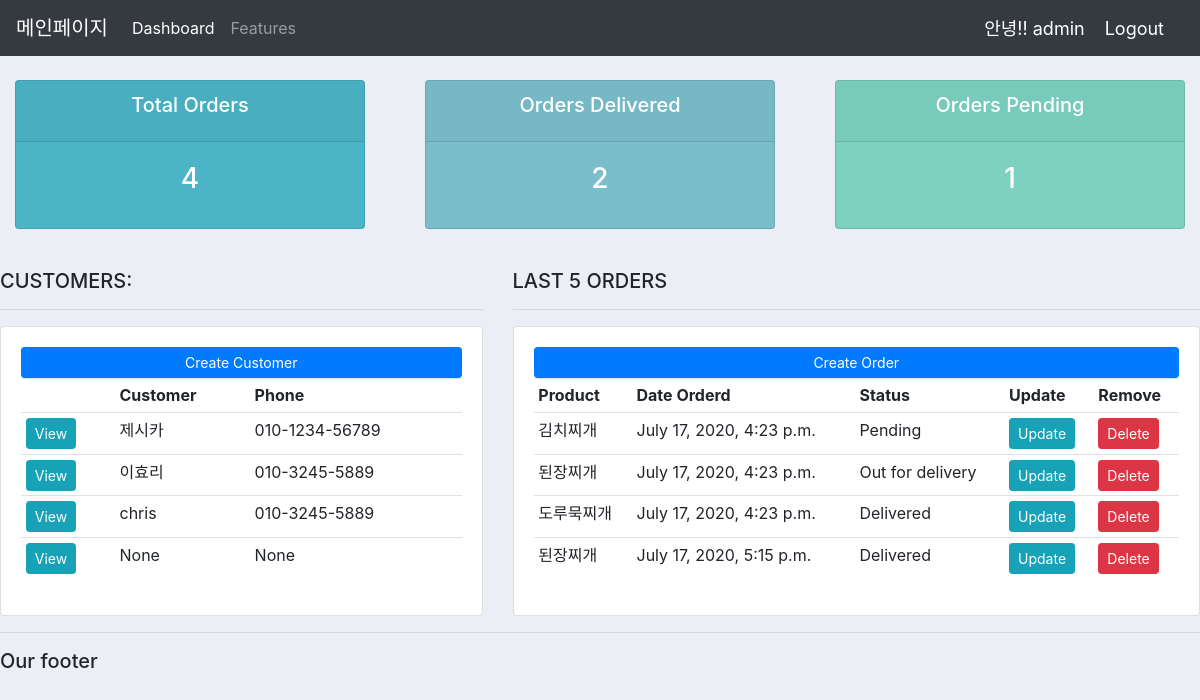
The app's page / (signed in) with its own data.
### accounts/models.py (models this page shows, shortened)
class Customer(models.Model):
	user = models.OneToOneField(User, null=True, on_delete=models.CASCADE)
	name = models.CharField(max_length=200, null=True)
	phone = models.CharField(max_length=200, null=True)
	email = models.CharField(max_length=200, null=True)
	date_created = models.DateTimeField(auto_now_add=True, null=True)

class Order(models.Model):
	STATUS = (
			('Pending', 'Pending'),
			('Out for delivery', 'Out for delivery'),
			('Delivered', 'Delivered'),
			)
	customer = models.ForeignKey(Customer, null=True, on_delete= models.SET_NULL)
	product = models.ForeignKey(Product, null=True, on_delete= models.SET_NULL)
	date_created = models.DateTimeField(auto_now_add=True, null=True)
	status = models.CharField(max_length=200, null=True, choices=STATUS)

class Product(models.Model):
	CATEGORY = (
			('Indoor', 'Indoor'),
			('Out Door', 'Out Door'),
			)
	name = models.CharField(max_length=200, null=True)
	price = models.FloatField(null=True)
	category = models.CharField(max_length=200, null=True, choices=CATEGORY)
	date_created = models.DateTimeField(auto_now_add=True, null=True)
	def __str__(self):
		return self.name

### accounts/decorators.py (the view)
	def wrapper_function(request, *args, **kwargs):
		group = None
		if request.user.groups.exists():
			group = request.user.groups.all()[0].name
		if group == 'customer':
			return redirect('user')
		if group == 'admin':
			return view_func(request, *args, **kwargs)

### accounts/views.py (called while the page is built)
@login_required(login_url='login')
@admin_only
def home(request):
	orders = Order.objects.all()
	customers = Customer.objects.all()
	total_customers = customers.count()
	total_orders = orders.count()
	delivered = orders.filter(status='Delivered').count()
	pending = orders.filter(status='Pending').count()
	context = {'orders':orders, 'customers':customers,
	'total_orders':total_orders,'delivered':delivered,
	'pending':pending }
	return render(request, 'accounts/dashboard.html', context)

### accounts/templates/accounts/dashboard.html (shortened to what this page needs)
{%  extends 'accounts/main.html' %}
{% block content %}
{%  include 'accounts/status.html' %}
<br>
<div class="row">
	<div class="col-md-5">
		<h5>CUSTOMERS:</h5>
		<hr>
		<div class="card card-body">
			<a class="btn btn-primary  btn-sm btn-block" href="">Create Customer</a>
			<table class="table table-sm">
				<tr>
					<th></th>
					<th>Customer</th>
					<th>Phone</th>
				</tr>
				{% for customer in customers %}
					<tr>
						<td><a class="btn btn-sm btn-info" href="">View</a></td>
						<td>{{customer.name}}</td>
						<td>{{customer.phone}}</td>
					</tr>
				{% endfor %}
			</table>
		</div>
	</div>
	<div class="col-md-7">
		<h5>LAST 5 ORDERS</h5>
		<hr>
		<div class="card card-body">
			<a class="btn btn-primary  btn-sm btn-block" href="{% url 'create_order'%} ">Create Order</a>
			<table class="table table-sm">
				<tr>
					<th>Product</th>
					<th>Date Orderd</th>
					<th>Status</th>
					<th>Update</th>
					<th>Remove</th>
				</tr>
				{% for order in orders %}
					<tr>
						<td>{{order.product}}</td>
						<td>{{order.date_created}}</td>
						<td>{{order.status}}</td>
						<td><a class="btn btn-sm btn-info" href="{% url 'update_order' order.id">Update</a></td>
						<td><a class="btn btn-sm btn-danger" href="">Delete</a></td>
					</tr>
			</table>
		</div>
	</div>
</div>
{% endblock %}

### accounts/templates/accounts/main.html (shortened to what this page needs)
<!DOCTYPE html>
<html lang="en">
<head>
    <link rel="stylesheet" href="https://maxcdn.bootstrapcdn.com/bootstrap/4.0.0/css/bootstrap.min.css">
</head>
<body>
   {%  include 'accounts/navbar.html' %}
    {% block content %}
    {% endblock %}
    <hr>
    <h5>Our footer</h5>
</body>
</html>

### accounts/templates/accounts/navbar.html (shortened to what this page needs)
<nav class="navbar navbar-expand-lg navbar-dark bg-dark">
  <a class="navbar-brand" href="#">메인페이지</a>
  <div class="collapse navbar-collapse" id="navbarNav">
    <ul class="navbar-nav">
      {% if request.user.is_staff %}
      <li class="nav-item active">
        <a class="nav-link" href="{% url 'home'%} ">Dashboard<span class="sr-only">(current)</span></a>
      </li>
      <li class="nav-item">
        <a class="nav-link" href="{%url 'products'%}">Features</a>
      </li>
      {%endif%}
    </ul>
  </div>
  <span class="hello-msg">안녕!! {{request.user}}</span>
  <span ><a  class="hello-msg" href="{% url 'logout' %}">Logout</a></span>
</nav>

### accounts/templates/accounts/status.html
<br>
<div class="row">
	<div class="col">
		<div class="col-md">
			<div class="card text-center text-white  mb-3" id="total-orders">
			  	<div class="card-header">
			  		<h5 class="card-title">Total Orders</h5>
			  	</div>
			  	<div class="card-body">
			    	<h3 class="card-title">{{total_orders}}</h3>
			  	</div>
			</div>
		</div>
	</div>
	<div class="col">
		<div class="col-md">
			<div class="card text-center text-white  mb-3" id="orders-delivered">
			  	<div class="card-header">
			  		<h5 class="card-title">Orders Delivered</h5>
			  	</div>
			  	<div class="card-body">
			    	<h3 class="card-title">{{delivered}}</h3>
			  	</div>
			</div>
		</div>
	</div>
	<div class="col">
		<div class="col-md">
			<div class="card text-center text-white  mb-3" id="orders-pending">
			  	<div class="card-header">
			  		<h5 class="card-title">Orders Pending</h5>
			  	</div>
			  	<div class="card-body">
			    	<h3 class="card-title">{{pending}}</h3>
			  	</div>
			</div>
		</div>
	</div>
</div>

### accounts/templates/accounts/main.html (style rules this page uses)
body { background-color: #ebeff5; }
#total-orders { background-color: #4cb4c7; }
#orders-delivered { background-color: #7abecc; }
#orders-pending { background-color: #7CD1C0; }

### accounts/templates/accounts/navbar.html (style rules this page uses)
.hello-msg { font-size: 18px; color : #fff; margin-right: 20px; }

### records on screen
Customer: name "제시카", phone "010-1234-56789"
Customer: name "이효리", phone "010-3245-5889"
Customer: name "chris", phone "010-3245-5889"
Customer: name "None", phone "None"
Order: product "김치찌개", date_created "July 17, 2020, 4:23 p.m.", status "Pending"
Order: product "된장찌개", date_created "July 17, 2020, 4:23 p.m.", status "Out for delivery"
Order: product "도루묵찌개", date_created "July 17, 2020, 4:23 p.m.", status "Delivered"
Order: product "된장찌개", date_created "July 17, 2020, 5:15 p.m.", status "Delivered"

### other values on screen
{{ request.user }} "admin"
{{ total_orders }} "4"
{{ delivered }} "2"
{{ pending }} "1"
